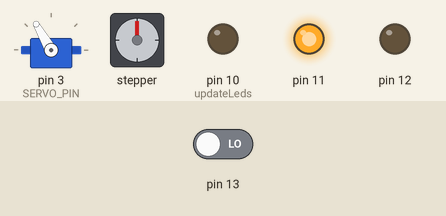
Recording of a sketch running on a simulated Arduino Uno, built with avr-gcc and run on an emulated ATmega328P. Parts: servo, stepper motor, output pins drawn as LEDs (lit = HIGH). Dashed ring = blinking. Inputs (shaded band) come from the test bench; at power-on: pin 13 LOW. Stepper angles assume 4096 steps per turn.

Above: at 1.2 s.
1.3 s: pin 13 driven HIGH
At 1.57 s:
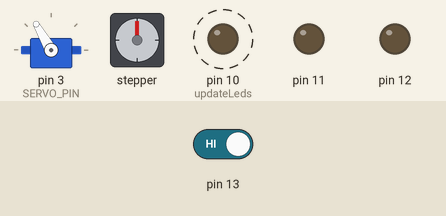
At 4.02 s:
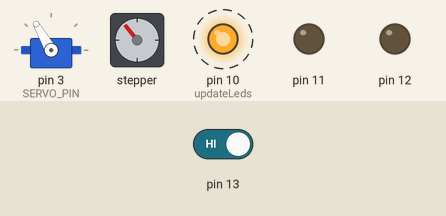
4.3 s: pin 13 driven LOW
At 5.09 s:
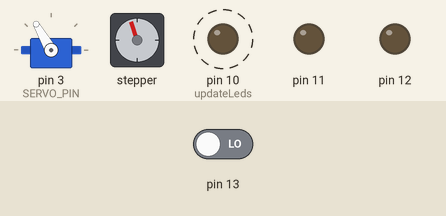
Timing chart, 0 to 7.3 s (numbered marks = the images above; inputs shaded):
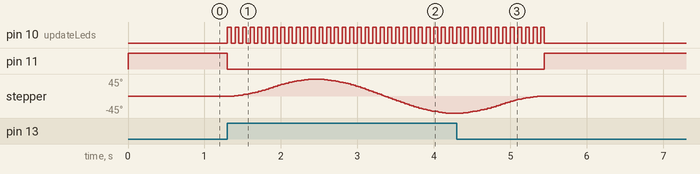

The sketch:

Final_UFO_Code.ino
```cpp
#include <AccelStepper.h>
#include <Servo.h>

// ---------- LED timing ----------
const unsigned long red_delay = 50;             // ms per half-cycle -> 10 flashes per second

// ---------- Stepper settings (half-step: 4096 steps/rev) ----------
const long SWEEP = 512;                         // 45 degrees in half-steps
AccelStepper stepper(AccelStepper::HALF4WIRE, 5, 7, 6, 8);   // IN1, IN3, IN2, IN4
int stage = 0;                                  // 0 idle, 1 -> +45, 2 -> -45, 3 -> center

// ---------- Servo settings ----------
const int SERVO_PIN   = 3;
const int SERVO_VALUE = 120;
Servo servo;

// ---------- LED state machine ----------x`
enum LedState { IDLE, FLASHING };
LedState ledState = IDLE;
unsigned long ledTimer = 0;

void setup() {
  pinMode(13, INPUT);
  pinMode(12, OUTPUT);
  pinMode(10, OUTPUT);
  pinMode(11, OUTPUT);
  digitalWrite(10, LOW);
  digitalWrite(11, HIGH);

  stepper.setMaxSpeed(900);                     // half-steps/s (about 13 RPM)
  stepper.setAcceleration(1500);                // half-steps/s^2
  stepper.setCurrentPosition(0);                // current position = center

  servo.attach(SERVO_PIN);
  servo.write(SERVO_VALUE);
}

void loop() {
  updateLeds(digitalRead(13));
  updateStepper();
}

void updateStepper() {
  if (stage == 0) return;

  stepper.run();

  if (stepper.distanceToGo() == 0) {
    if (stage == 1)      { stage = 2; stepper.moveTo(-SWEEP); }
    else if (stage == 2) { stage = 3; stepper.moveTo(0); }
    else                 { stage = 0; stepper.disableOutputs(); }
  }
}

void updateLeds(int input) {
  unsigned long now = millis();

  switch (ledState) {
    case IDLE:
      if (input == HIGH) {
        digitalWrite(10, HIGH);
        digitalWrite(11, LOW);
        ledTimer = now;
        ledState = FLASHING;
        stage = 1;                              // start the sweep
        stepper.moveTo(SWEEP);
      }
      break;

    case FLASHING:
      // flash for as long as the motor is moving
      if (now - ledTimer >= red_delay) {
        ledTimer = now;
        digitalWrite(10, !digitalRead(10));
      }
      if (stage == 0) {                         // motor finished, reset LEDs
        digitalWrite(10, LOW);
        digitalWrite(11, HIGH);
        ledState = IDLE;
      }
      break;
  }
}
```

Measured:
- after the input at 1.3 s, pin 10 (updateLeds): alternates HIGH for 0.05 s and LOW for 0.05 s, starting at once; pin 11: HIGH → LOW at once; stepper: turns 45° clockwise in 1.1 s, then 90° counter-clockwise in 1.7 s
- after the input at 4.3 s, pin 11: LOW → HIGH after 1.1 s; stepper: goes on until 5.4 s, then stays 0°
